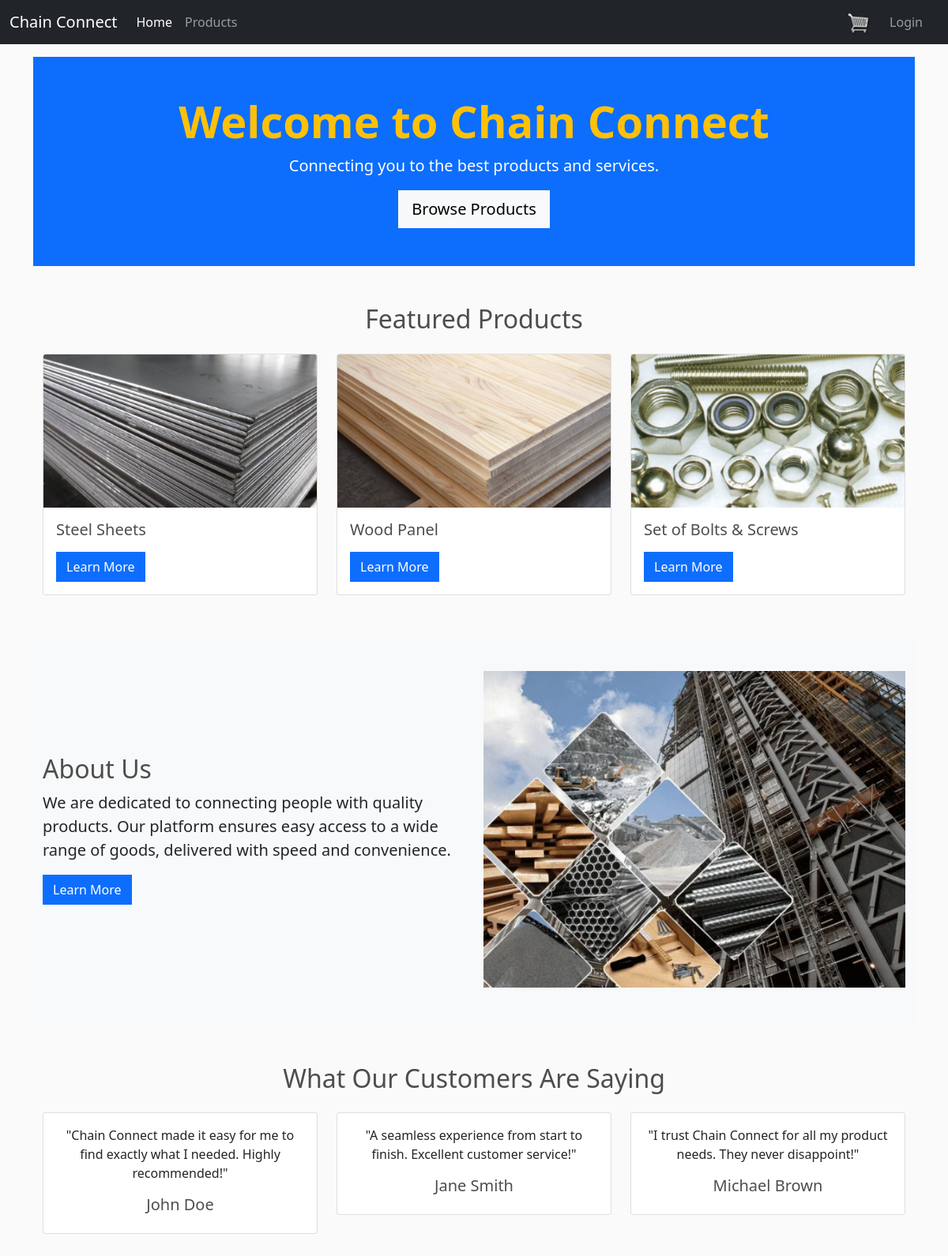
The page / on the database its author committed.
### core/models.py (models this page shows, shortened)
class Product(models.Model):
	name = models.CharField(max_length=200)
	price = models.FloatField()
	digital = models.BooleanField(default=False,null=True, blank=True)
	image = models.ImageField(null=True, blank=True)

### core/views.py (the view)
# urls.py: path('', index, name = 'index'),
def index(request):
    featured_products = Product.objects.all()[:3]
    return render(request, 'core/index.html', {'featured_products': featured_products})

### core/templates/core/index.html (shortened to what this page needs)
{% extends 'core/base.html' %}
{% block content %}
{% load static %}
<link rel="stylesheet" type="text/css" href="{% static 'css/main.css' %}">
<section class="hero-section text-center bg-primary text-white py-5">
    <div class="container">
        <h1 class="display-4 text-warning fw-bold">Welcome to Chain Connect</h1>
        <p class="lead">Connecting you to the best products and services.</p>
        <a href="/store" class="btn btn-light btn-lg">Browse Products</a>
    </div>
</section>
<section class="featured-products py-5">
    <div class="container">
        <h2 class="text-center mb-4">Featured Products</h2>
        <div class="row">
            {% for product in featured_products %}
            <div class="col-md-4">
                <div class="card">
                    <img src="{{ product.image.url }}" class="card-img-top" alt="{{ product.name }}">
                    <div class="card-body">
                        <h5 class="card-title">{{ product.name }}</h5>
                        <a href="/store/{{ product.id }}" class="btn btn-primary">Learn More</a>
                    </div>
                </div>
            </div>
            {% empty %}
            <p class="text-center">No featured products available at the moment.</p>
            {% endfor %}
        </div>
    </div>
</section>
<section class="about-us bg-light py-5">
    <div class="container">
        <div class="row align-items-center">
            <div class="col-md-6">
                <h2>About Us</h2>
                <p class="lead">We are dedicated to connecting people with quality products. Our platform ensures easy access to a wide range of goods, delivered with speed and convenience.</p>
                <a href="/about" class="btn btn-primary">Learn More</a>
            </div>
            <div class="col-md-6">
                <img src="{% static 'images/about-us.png' %}" class="img-fluid" alt="About Us">
            </div>
        </div>
    </div>
</section>
<section class="testimonials py-5">
    <div class="container">
        <h2 class="text-center mb-4">What Our Customers Are Saying</h2>
        <div class="row">
            <div class="col-md-4">
                <div class="card text-center">
                    <div class="card-body">
                        <p class="card-text">"Chain Connect made it easy for me to find exactly what I needed. Highly recommended!"</p>
                        <h5 class="card-title">John Doe</h5>
                    </div>
                </div>
            </div>
            <div class="col-md-4">
                <div class="card text-center">
                    <div class="card-body">
                        <p class="card-text">"A seamless experience from start to finish. Excellent customer service!"</p>
                        <h5 class="card-title">Jane Smith</h5>
                    </div>
                </div>
            </div>
            <div class="col-md-4">
                <div class="card text-center">
                    <div class="card-body">
                        <p class="card-text">"I trust Chain Connect for all my product needs. They never disappoint!"</p>
                        <h5 class="card-title">Michael Brown</h5>
                    </div>
                </div>
            </div>
        </div>
    </div>
</section>
{% endblock %}

### static/css/main.css (style rules this page uses)
body { background-color: hsl(0, 0%, 98%); }
h1,h2,h3,h4,h5,h6 { color:hsl(0, 0%, 30%); }
.btn { border-radius: 0; }

### rows shown on the page
Product: image (picture), name "Steel Sheets"
Product: image (picture), name "Wood Panel"
Product: image (picture), name "Set of Bolts & Screws"
